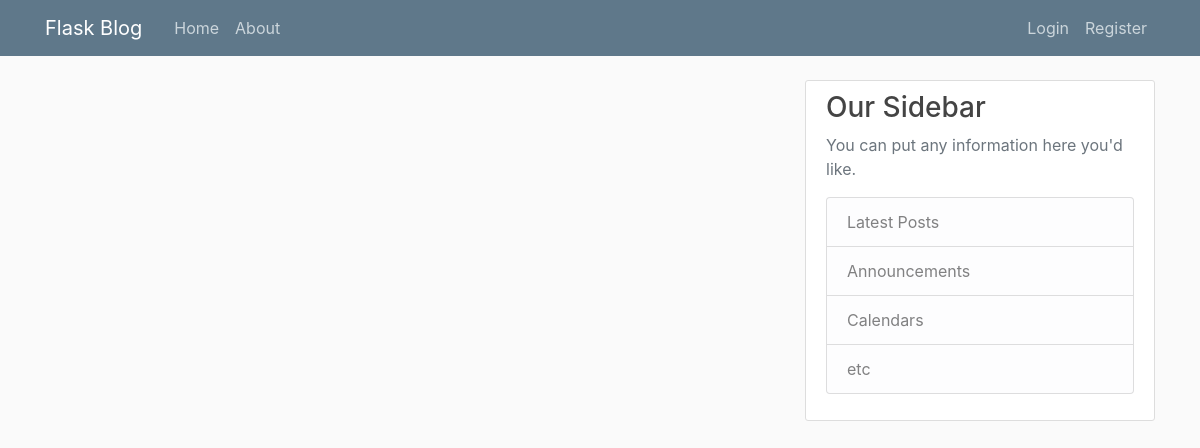
The page /index on the database as committed earlier.
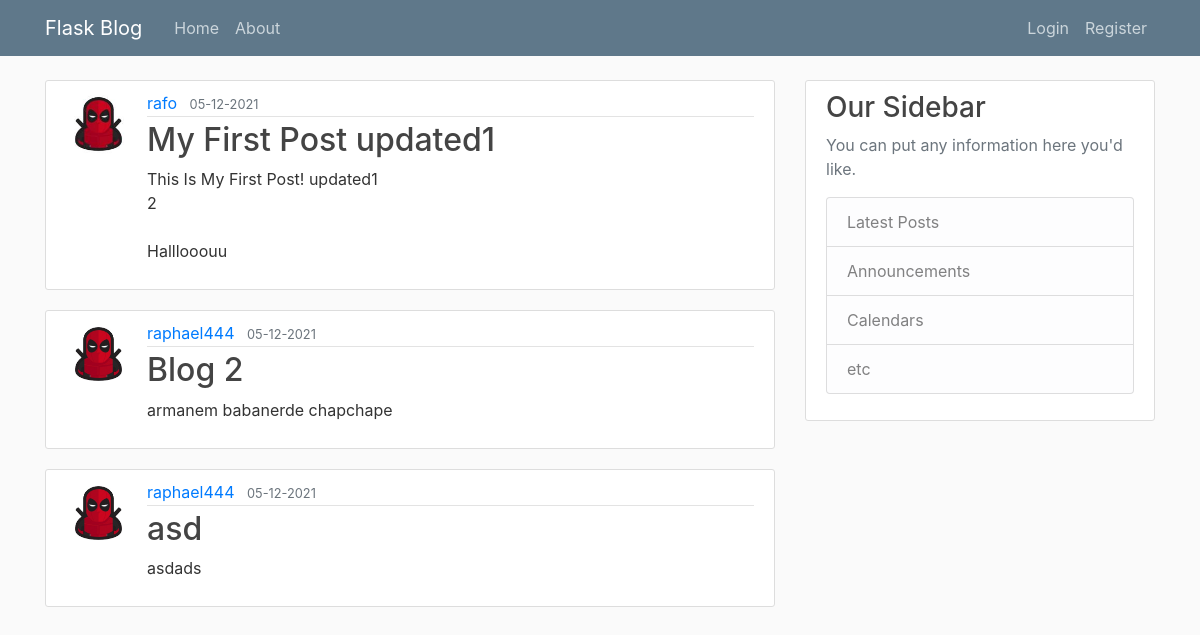
The same page on the database as committed later.
### flaskblogdir/models.py (models this page shows, shortened)
class Post(db.Model):
    id = db.Column(db.Integer, primary_key=True)
    title = db.Column(db.String(100), nullable=False)
    date_posted = db.Column(db.DateTime, nullable=False, default=datetime.utcnow)
    content = db.Column(db.Text, nullable=False)
    user_id = db.Column(db.Integer, db.ForeignKey("user.id"), nullable=False)

class User(db.Model, UserMixin):
    id = db.Column(db.Integer, primary_key=True)
    username = db.Column(db.String(20), unique=True, nullable=False)
    email = db.Column(db.String(120), unique=True, nullable=False)
    image_file = db.Column(db.String(20), nullable=False, default="default.jpg")
    password = db.Column(db.String(60), nullable=False)
    posts = db.relationship("Post", backref="author", lazy=True)

### flaskblogdir/routes.py (the view)
@app.route('/')
@app.route('/index')
def index():
    posts = Post.query.all()
    return render_template("index.html", posts=posts)

### flaskblogdir/templates/index.html
{% extends "layout.html" %}
{% block content %}
    {% for post in posts %}
            <article class="media content-section">
                <img class = "rounded-circle article-img" src="{{ url_for("static", filename="profile_pics/" + post.author.image_file) }}">
              <div class="media-body">
                <div class="article-metadata">
                  <a class="mr-2" href="#">{{ post.author.username }}</a>
                  <small class="text-muted">{{ post.date_posted.strftime("%d-%m-%Y") }}</small>
                </div>
                  <h2><a class="article-title" href="{{ url_for("post", post_id=post.id) }}">{{ post.title }}</a></h2>
                <p class="article-content">{{ post.content }}</p>
              </div>
            </article>
    {% endfor %}
{% endblock content %}

### flaskblogdir/templates/layout.html (shortened to what this page needs)
<!DOCTYPE html>
<html lang="en">
<head>
    <link rel="stylesheet" href="https://stackpath.bootstrapcdn.com/bootstrap/4.3.1/css/bootstrap.min.css">
    <link rel="stylesheet" type= "text/css" href="{{ url_for("static",filename = "main.css")}}">
</head>
<body>
    <header class="site-header">
      <nav class="navbar navbar-expand-md navbar-dark bg-steel fixed-top">
        <div class="container">
          <a class="navbar-brand mr-4" href="/">Flask Blog</a>
          <div class="collapse navbar-collapse" id="navbarToggle">
            <div class="navbar-nav mr-auto">
              <a class="nav-item nav-link" href="{{ url_for("index") }}">Home</a>
              <a class="nav-item nav-link" href="{{ url_for("about") }}">About</a>
            </div>
            <div class="navbar-nav">
                {% if current_user.is_authenticated %}
                    <a class="nav-item nav-link" href="{{ url_for("new_post") }}">New Post</a>
                    <a class="nav-item nav-link" href="{{ url_for("account") }}">Account</a>
                    <a class="nav-item nav-link" href="{{ url_for("logout") }}">Log Out</a>
                {% else %}
              <a class="nav-item nav-link" href="{{ url_for("login") }}">Login</a>
              <a class="nav-item nav-link" href="{{ url_for("register") }}">Register</a>
                {% endif %}
            </div>
          </div>
        </div>
      </nav>
    </header>
    <main role="main" class="container">
      <div class="row">
        <div class="col-md-8">
          {% block content %}{% endblock %}
        </div>
        <div class="col-md-4">
          <div class="content-section">
            <h3>Our Sidebar</h3>
            <p class='text-muted'>You can put any information here you'd like.
              <ul class="list-group">
                <li class="list-group-item list-group-item-light">Latest Posts</li>
                <li class="list-group-item list-group-item-light">Announcements</li>
                <li class="list-group-item list-group-item-light">Calendars</li>
                <li class="list-group-item list-group-item-light">etc</li>
              </ul>
            </p>
          </div>
        </div>
      </div>
    </main>
</body>
</html>

### flaskblogdir/static/main.css (style rules this page uses)
body { background: #fafafa; color: #333333; margin-top: 5rem; }
h1, h2, h3, h4, h5, h6 { color: #444444; }
.bg-steel { background-color: #5f788a; }
.site-header .navbar-nav .nav-link { color: #cbd5db; }
.content-section { background: #ffffff; padding: 10px 20px; border: 1px solid #dddddd; border-radius: 3px; margin-bottom: 20px; }
.article-title { color: #444444; }
.article-content { white-space: pre-line; }
.article-img { height: 65px; width: 65px; margin-right: 16px; }
.article-metadata { padding-bottom: 1px; margin-bottom: 4px; border-bottom: 1px solid #e3e3e3 }

Rows that differ between the two databases and show on the page:
added Post: image_file (picture), author.username "rafo", date_posted "05-12-2021", title "My First Post updated1", content "This Is My First Post! updated1 2 Halllooouu"
added Post: image_file (placeholder picture), author.username "raphael444", date_posted "05-12-2021", title "Blog 2", content "armanem babanerde chapchape"
added Post: image_file (placeholder picture), author.username "raphael444", date_posted "05-12-2021", title "asd", content "asdads"
